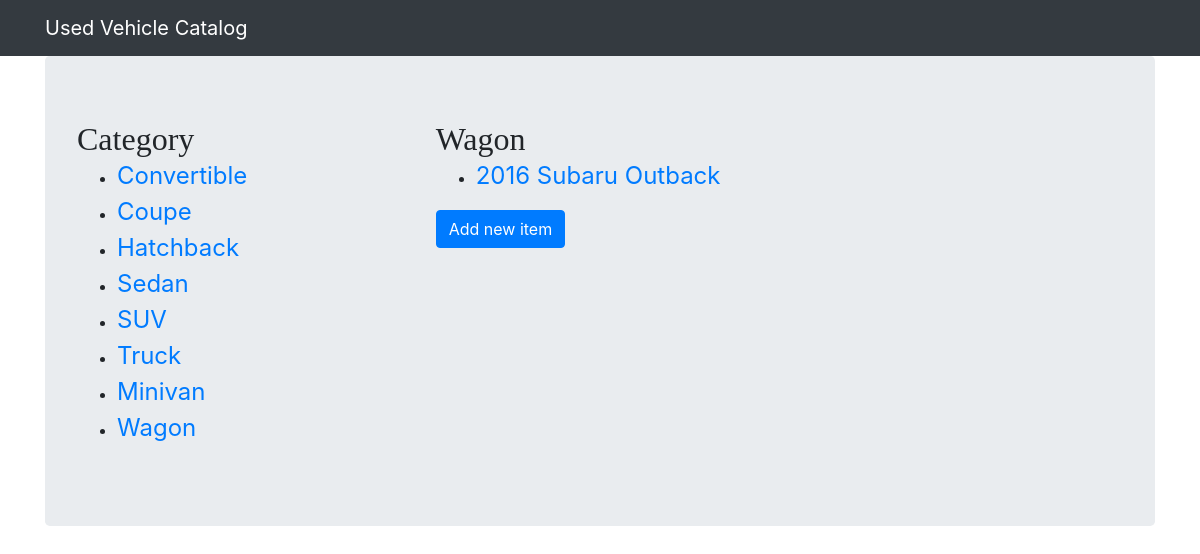
The page /catalog/Wagon/items on the database its author committed.
### database_setup.py (models this page shows, shortened)
class Category(Base):
    __tablename__ = 'category'
    name = Column(String(250), primary_key=True)
    user_id = Column(Integer, ForeignKey('user.id'))
    user = relationship(User)

class Vehicle(Base):
    __tablename__ = 'vehicle'
    id = Column(Integer, primary_key=True)
    year = Column(Integer, nullable=False)
    make = Column(String(80), nullable=False)
    model = Column(String(80), nullable=False)
    trim = Column(String(80))
    price = Column(Float, nullable = False)
    mileage = Column(Integer, nullable = False)
    description = Column(String(250))
    image_url = Column(String(250))
    category_name = Column(String(80), ForeignKey('category.name'))
    category = relationship(Category, cascade="all, delete-orphan", single_parent=True)
    user_id = Column(Integer, ForeignKey('user.id'))
    user = relationship(User)

### project.py (the view)
@app.route('/catalog/<category_name>/items')
def categoryItems(category_name):
    categories = session.query(Category).all()
    category = session.query(Category).filter_by(name=category_name).one()
    items = session.query(Vehicle).filter_by(category_name=category.name)
    return render_template('category.html', categories=categories, items=items,
                           category=category, login_session=login_session,
                           state=get_state())

### project.py (called while the page is built)
def get_state():
    state = ''.join(random.choice(
            string.ascii_uppercase + string.digits) for x in xrange(32))
    login_session['state'] = state
    return state

### templates/category.html
{% extends "base.html" %} {% block content %}
<div class="jumbotron">
    <div class="row">
        <div class="col-4 category">
            <h2>Category</h2>
            <ul>
                {% for i in categories %}
                <li>
                    <a href="{{url_for('categoryItems', category_name=i.name)}}">{{i.name}}</a>
                </li>
                {% endfor %}
            </ul>
        </div>
        <div class="col-8 items">
            <h2>{{category.name}}</h2>
            <ul>
                {% for i in items %}
                <li>
                    <a href="{{url_for('item', category_name=i.category_name, item_id=i.id)}}">{{i.year}} {{i.make}} {{i.model}}</a>
                </li> {% endfor %}
            </ul>
            <a href="{{url_for('addVehicle', category_name=category.name)}}" class="btn btn-primary">Add new item</a>
        </div>
    </div>
</div>
{% endblock %}

### static/styles.css (style rules this page uses)
h2 { font-family: 'georgia', serif; margin: 0; font-size: 2em; }
a { font-size: 1.5em; }

### rows shown on the page
Category: name "Convertible"
Category: name "Coupe"
Category: name "Hatchback"
Category: name "Sedan"
Category: name "SUV"
Category: name "Truck"
Category: name "Minivan"
Category: name "Wagon"
Vehicle: year "2016", make "Subaru", model "Outback"
